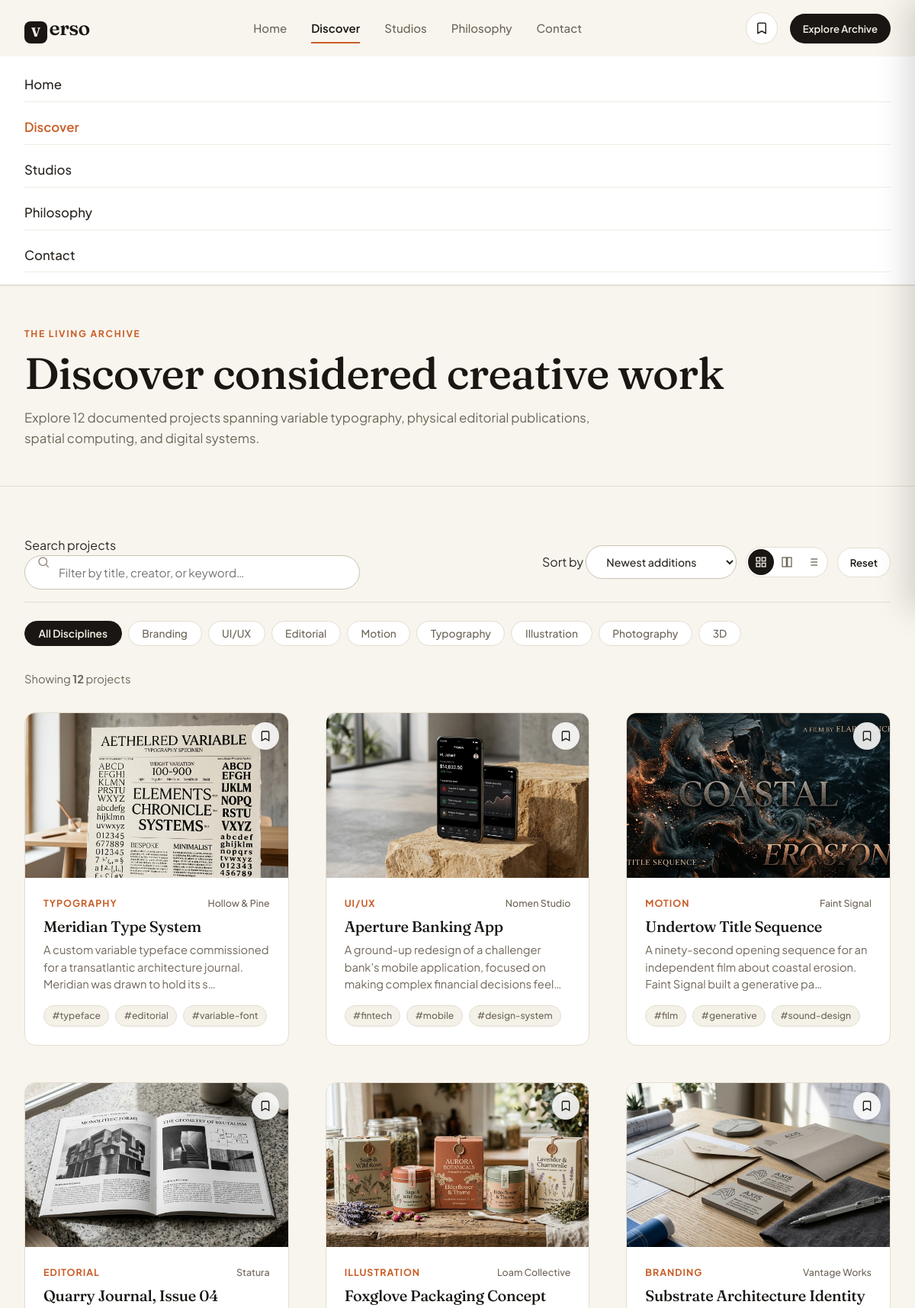
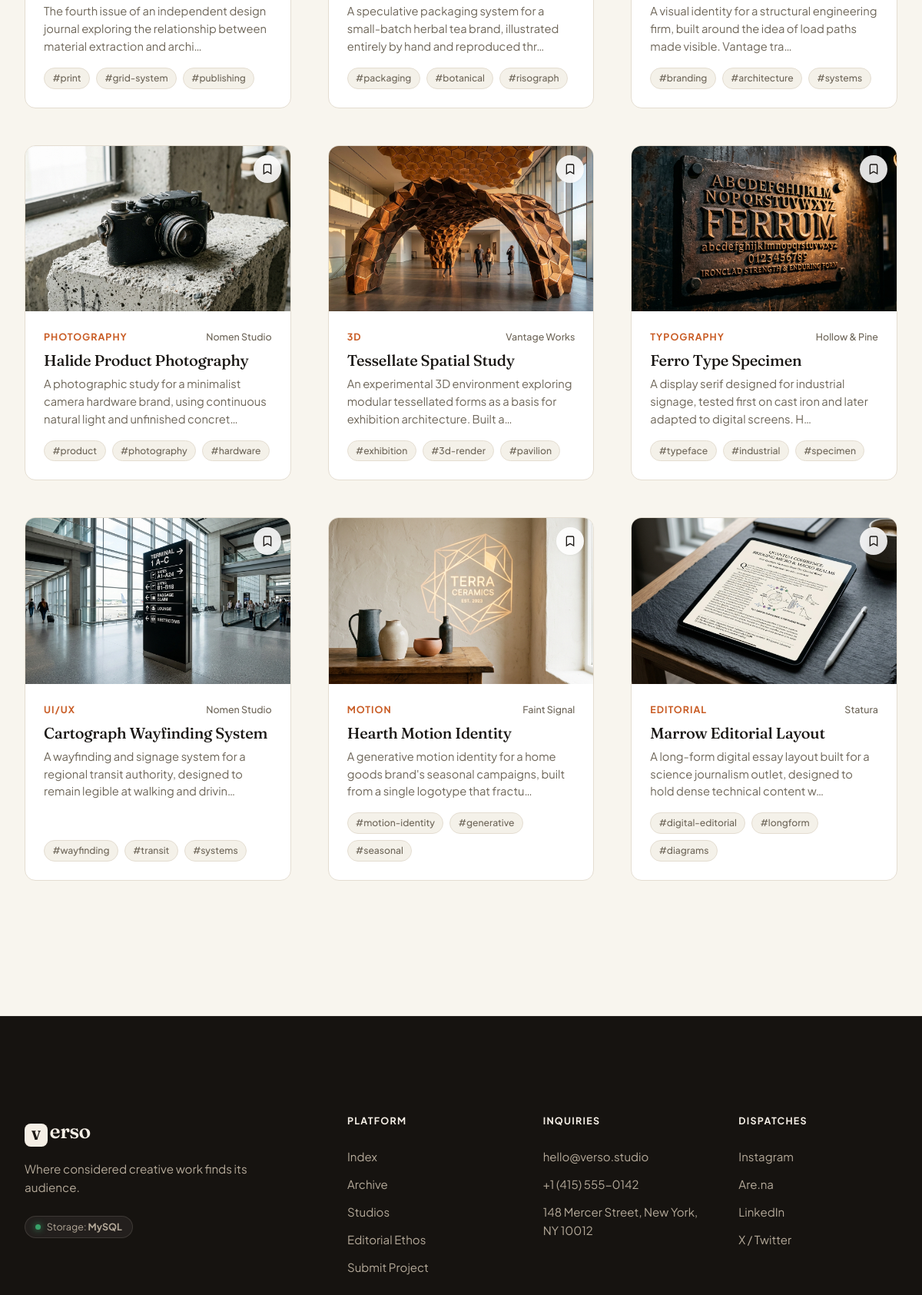
/discover.php (upper part), run on the app's committed database (2 pictures, top to bottom).
### tables this page shows
CREATE TABLE IF NOT EXISTS projects (
    id INT AUTO_INCREMENT PRIMARY KEY,
    title VARCHAR(200) NOT NULL,
    slug VARCHAR(220) NOT NULL UNIQUE,
    description TEXT NOT NULL,
    category VARCHAR(60) NOT NULL,
    creator_name VARCHAR(150) NOT NULL,
    creator_role VARCHAR(150) NOT NULL,
    visual_reference VARCHAR(150) NOT NULL,
    image_url VARCHAR(255) DEFAULT '',
    tags VARCHAR(255) DEFAULT '',
    featured TINYINT(1) NOT NULL DEFAULT 0,
    created_at TIMESTAMP DEFAULT CURRENT_TIMESTAMP,
    INDEX idx_category (category),
    INDEX idx_featured (featured)
);

### includes/functions.php (called while the page is built, shortened)
<?php
require_once __DIR__ . '/db.php';
function url(string $path = ''): string
{
    $base = rtrim(BASE_URL, '/');
    $path = '/' . ltrim($path, '/');
    return ($base === '' ? $path : $base . $path);
}
function h(?string $value): string
{
    return htmlspecialchars($value ?? '', ENT_QUOTES, 'UTF-8');
}
function get_categories(): array
{
    return ['Branding', 'UI/UX', 'Editorial', 'Motion', 'Typography', 'Illustration', 'Photography', '3D'];
}
function get_project_image(array $project): ?string
{
    if (!empty($project['image_url'])) {
        $cleanPath = ltrim($project['image_url'], '/');
        $fullPath = dirname(__DIR__) . '/' . $cleanPath;
        if (file_exists($fullPath)) {
            return url($cleanPath);
        }
    }
    return null;
}
function fetch_projects(?string $search = null, ?string $category = null, string $sort = 'newest'): array
{
    $sql = 'SELECT * FROM projects WHERE 1=1';
    $params = [];
    $sql .= match ($sort) {
        'oldest' => ' ORDER BY created_at ASC',
        'az'     => ' ORDER BY title ASC',
        'za'     => ' ORDER BY title DESC',
        default  => ' ORDER BY created_at DESC',
    };
    $stmt = get_db()->prepare($sql);
    $stmt->execute($params);
    return $stmt->fetchAll();
}

### includes/db.php (called while the page is built, shortened)
<?php
class VersoDB
{
    private static ?PDO $pdo = null;
    private static ?bool $supabaseAvailable = null;
    public static function getPdo(): PDO
    {
        if (self::$pdo !== null) {
            return self::$pdo;
        }
        if (defined('DB_HOST') && defined('DB_NAME') && DB_HOST !== '') {
            try {
                $dsn = 'mysql:host=' . DB_HOST . ';dbname=' . DB_NAME . ';charset=' . DB_CHARSET;
                $options = [
                    PDO::ATTR_ERRMODE            => PDO::ERRMODE_EXCEPTION,
                    PDO::ATTR_DEFAULT_FETCH_MODE => PDO::FETCH_ASSOC,
                    PDO::ATTR_TIMEOUT            => 1,
                ];
                self::$pdo = new PDO($dsn, DB_USER, DB_PASS, $options);
                return self::$pdo;
            } catch (Throwable $e) {
            }
        }
        self::$pdo = new PDO('sqlite:' . SQLITE_DB_PATH);
        self::$pdo->setAttribute(PDO::ATTR_ERRMODE, PDO::ERRMODE_EXCEPTION);
        self::$pdo->setAttribute(PDO::ATTR_DEFAULT_FETCH_MODE, PDO::FETCH_ASSOC);
        return self::$pdo;
    }
    public static function supabaseGet(string $endpoint, array $queryParams = []): ?array
    {
        $url = rtrim(SUPABASE_URL, '/') . '/rest/v1/' . ltrim($endpoint, '/');
        if (!empty($queryParams)) {
            $url .= '?' . http_build_query($queryParams);
        }
        $ch = curl_init();
        $httpCode = curl_getinfo($ch, CURLINFO_HTTP_CODE);
        return null;
    }
    public static function isSupabaseAvailable(): bool
    {
        if (self::$supabaseAvailable !== null) {
            return self::$supabaseAvailable;
        }
        $test = self::supabaseGet('projects', ['select' => 'id', 'limit' => '1']);
        self::$supabaseAvailable = ($test !== null);
        return self::$supabaseAvailable;
    }
}
function get_db(): PDO
{
    return VersoDB::getPdo();
}

### discover.php (the view, shortened to what this page needs)
<?php
require_once __DIR__ . '/includes/functions.php';
$search = trim($_GET['search'] ?? '');
$category = trim($_GET['category'] ?? 'All');
$sort = trim($_GET['sort'] ?? 'newest');
$categories = get_categories();
if (!in_array($category, $categories, true)) {
    $category = 'All';
}
$projects = fetch_projects($search ?: null, $category, $sort);
include __DIR__ . '/includes/header.php';
?>
<section class="section-tight page-header">
  <div class="container">
    <div class="page-header-top">
      <span class="eyebrow">The Living Archive</span>
      <h1>Discover considered creative work</h1>
      <p class="lede">Explore <?= count($projects) ?> documented projects spanning variable typography, physical editorial publications, spatial computing, and digital systems.</p>
    </div>
  </div>
</section>
<section class="section-tight" style="padding-top: 0;">
  <div class="container">
    <form id="discoverForm" method="get" action="<?= url('discover.php') ?>">
      <div class="discover-toolbar">
        <div class="search-field">
          <label for="searchInput" class="sr-only">Search projects</label>
          <input type="search" id="searchInput" name="search" value="<?= h($search) ?>" placeholder="Filter by title, creator, or keyword…" autocomplete="off">
        </div>
        <div class="filter-controls">
          <div class="select-wrap">
            <label for="sortSelect" class="sr-only">Sort by</label>
            <select id="sortSelect" name="sort" class="select-field" aria-label="Sort projects">
              <option value="newest" <?= $sort === 'newest' ? 'selected' : '' ?>>Newest additions</option>
            </select>
          </div>
          <div class="layout-toggle" role="group" aria-label="Grid layout view">
            <button type="button" class="layout-btn is-active" data-layout="grid-3" title="Standard Grid" aria-label="3-column grid">
              <svg width="16" height="16" viewBox="0 0 24 24" fill="none" stroke="currentColor" stroke-width="2"><rect x="3" y="3" width="7" height="7"/><rect x="14" y="3" width="7" height="7"/><rect x="3" y="14" width="7" height="7"/><rect x="14" y="14" width="7" height="7"/></svg>
            </button>
            <button type="button" class="layout-btn" data-layout="grid-2-showcase" title="Showcase View" aria-label="2-column showcase">
              <svg width="16" height="16" viewBox="0 0 24 24" fill="none" stroke="currentColor" stroke-width="2"><rect x="3" y="3" width="8" height="18"/><rect x="13" y="3" width="8" height="18"/></svg>
            </button>
            <button type="button" class="layout-btn" data-layout="grid-list" title="List View" aria-label="Detailed list view">
            </button>
          </div>
          <a href="<?= url('discover.php') ?>" class="btn btn-secondary btn-small reset-btn" id="resetFilters">Reset</a>
        </div>
      </div>
      <div class="category-pills" role="group" aria-label="Filter by discipline">
        <button type="button" class="pill <?= $category === 'All' ? 'is-active' : '' ?>" data-category="All">
          <span>All Disciplines</span>
        </button>
        <?php foreach ($categories as $cat): ?>
          <button type="button" class="pill <?= $category === $cat ? 'is-active' : '' ?>" data-category="<?= h($cat) ?>">
            <span><?= h($cat) ?></span>
          </button>
        <?php endforeach; ?>
      </div>
    </form>
    <div class="results-meta-bar">
      <div class="results-count" id="resultsCount">
        Showing <strong><?= count($projects) ?></strong> project<?= count($projects) === 1 ? '' : 's' ?>
      </div>
    </div>
    <div id="projectsGrid" class="grid grid-3">
      <?php if (empty($projects)): ?>
        <div class="state-block full-width">
          <div class="state-icon">
            <svg width="32" height="32" viewBox="0 0 24 24" fill="none" stroke="currentColor" stroke-width="1.5"><circle cx="11" cy="11" r="8"/><path d="m21 21-4.3-4.3"/></svg>
          </div>
          <h3>No matching projects found</h3>
          <p>We couldn't find any projects matching your current search parameters. Try expanding your search terms or resetting the discipline filter.</p>
          <a href="<?= url('discover.php') ?>" class="btn btn-primary">Reset all filters</a>
        </div>
      <?php else: ?>
        <?php foreach ($projects as $project):
          [$v1, $v2] = visual_palette($project['visual_reference']);
          $img = get_project_image($project);
        ?>
          <article class="card project-item"
                   data-slug="<?= h($project['slug']) ?>"
                   data-title="<?= h($project['title']) ?>"
                   data-category="<?= h($project['category']) ?>"
                   data-creator="<?= h($project['creator_name']) ?>"
                   data-desc="<?= h($project['description']) ?>"
                   data-img="<?= h($img ?: '') ?>">
            <div class="card-media-wrap">
              <a href="<?= url('project.php?slug=' . urlencode($project['slug'])) ?>" class="card-media" aria-label="View project <?= h($project['title']) ?>">
                <?php if ($img): ?>
                  <img src="<?= h($img) ?>" alt="<?= h($project['title']) ?>" class="card-img" loading="lazy">
                <?php else: ?>
                  <div class="visual" style="--v1: <?= $v1 ?>; --v2: <?= $v2 ?>;" role="img" aria-label="Visual placeholder for <?= h($project['title']) ?>">
                    <span class="visual-tag"><?= h($project['title']) ?></span>
                  </div>
                <?php endif; ?>
              </a>
              <button type="button" class="btn-bookmark" data-bookmark-slug="<?= h($project['slug']) ?>" aria-label="Save project" title="Save to collection">
                <svg width="16" height="16" viewBox="0 0 24 24" fill="none" stroke="currentColor" stroke-width="2"><path d="m19 21-7-4-7 4V5a2 2 0 0 1 2-2h10a2 2 0 0 1 2 2v16z"/></svg>
              </button>
            </div>
            <div class="card-body">
              <div class="card-topline">
                <span class="card-category"><?= h($project['category']) ?></span>
                <span class="card-creator"><?= h($project['creator_name']) ?></span>
              </div>
              <h3 class="card-title">
                <a href="<?= url('project.php?slug=' . urlencode($project['slug'])) ?>"><?= h($project['title']) ?></a>
              </h3>
              <p class="card-excerpt"><?= h(mb_strimwidth(strip_tags($project['description']), 0, 115, '…')) ?></p>
              <?php if (!empty($project['tags'])): ?>
                <div class="tag-list">
                  <?php foreach (array_slice(explode(',', $project['tags']), 0, 3) as $tag): ?>
                    <span class="tag">#<?= h(trim($tag)) ?></span>
                  <?php endforeach; ?>
                </div>
              <?php endif; ?>
            </div>
          </article>
        <?php endforeach; ?>
      <?php endif; ?>
    </div>
  </div>
</section>
<?php include __DIR__ . '/includes/footer.php'; ?>

### data on the page
projects: image_url (picture), category "TYPOGRAPHY", creator_name "Hollow & Pine", title "Meridian Type System", description "A custom variable typeface commissioned for a transatlantic architecture journal. Meridian was drawn to hold its s…", tags "typeface", tags "editorial", tags "variable-font"
projects: image_url (picture), category "UI/UX", creator_name "Nomen Studio", title "Aperture Banking App", description "A ground-up redesign of a challenger bank's mobile application, focused on making complex financial decisions feel…", tags "fintech", tags "mobile", tags "design-system"
projects: image_url (picture), category "MOTION", creator_name "Faint Signal", title "Undertow Title Sequence", description "A ninety-second opening sequence for an independent film about coastal erosion. Faint Signal built a generative pa…", tags "film", tags "generative", tags "sound-design"
projects: image_url (picture), category "EDITORIAL", creator_name "Statura", title "Quarry Journal, Issue 04", description "The fourth issue of an independent design journal exploring the relationship between material extraction and archi…", tags "print", tags "grid-system", tags "publishing"
projects: image_url (picture), category "ILLUSTRATION", creator_name "Loam Collective", title "Foxglove Packaging Concept", description "A speculative packaging system for a small-batch herbal tea brand, illustrated entirely by hand and reproduced thr…", tags "packaging", tags "botanical", tags "risograph"
projects: image_url (picture), category "BRANDING", creator_name "Vantage Works", title "Substrate Architecture Identity", description "A visual identity for a structural engineering firm, built around the idea of load paths made visible. Vantage tra…", tags "branding", tags "architecture", tags "systems"
projects: image_url (picture), category "PHOTOGRAPHY", creator_name "Nomen Studio", title "Halide Product Photography", description "A photographic study for a minimalist camera hardware brand, using continuous natural light and unfinished concret…", tags "product", tags "photography", tags "hardware"
projects: image_url (picture), category "3D", creator_name "Vantage Works", title "Tessellate Spatial Study", description "An experimental 3D environment exploring modular tessellated forms as a basis for exhibition architecture. Built a…", tags "exhibition", tags "3d-render", tags "pavilion"
projects: image_url (picture), category "TYPOGRAPHY", creator_name "Hollow & Pine", title "Ferro Type Specimen", description "A display serif designed for industrial signage, tested first on cast iron and later adapted to digital screens. H…", tags "typeface", tags "industrial", tags "specimen"
projects: image_url (picture), category "UI/UX", creator_name "Nomen Studio", title "Cartograph Wayfinding System", description "A wayfinding and signage system for a regional transit authority, designed to remain legible at walking and drivin…", tags "wayfinding", tags "transit", tags "systems"
projects: image_url (picture), category "MOTION", creator_name "Faint Signal", title "Hearth Motion Identity", description "A generative motion identity for a home goods brand's seasonal campaigns, built from a single logotype that fractu…", tags "motion-identity", tags "generative", tags "seasonal"
projects: image_url (picture), category "EDITORIAL", creator_name "Statura", title "Marrow Editorial Layout", description "A long-form digital essay layout built for a science journalism outlet, designed to hold dense technical content w…", tags "digital-editorial", tags "longform", tags "diagrams"

### other printed values
count($projects) "12"
$cat "Branding"
$cat "UI/UX"
$cat "Editorial"
$cat "Motion"
$cat "Typography"
$cat "Illustration"
$cat "Photography"
$cat "3D"
SITE_TAGLINE "Where considered creative work finds its audience."
VersoDB::getActiveDriver() "MySQL"
SITE_EMAIL "hello@verso.studio"
SITE_PHONE "+1 (415) 555-0142"
SITE_ADDRESS "148 Mercer Street, New York, NY 10012"
